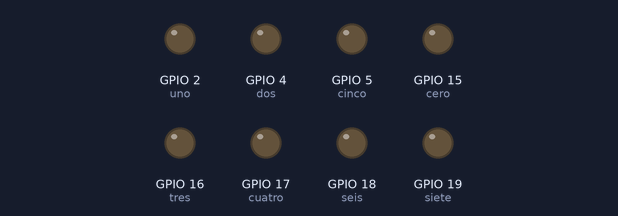
Simulated run of this program. Board: ESP32 board running MicroPython. On the bench: output pins drawn as LEDs (lit = HIGH).

Above: at 0.05 s.
At 0.45 s:
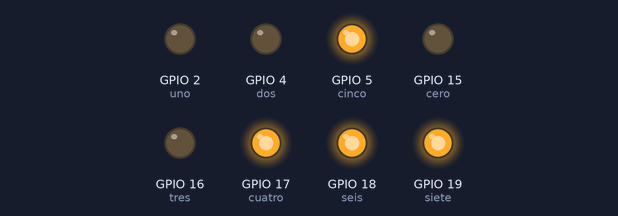
At 0.75 s:
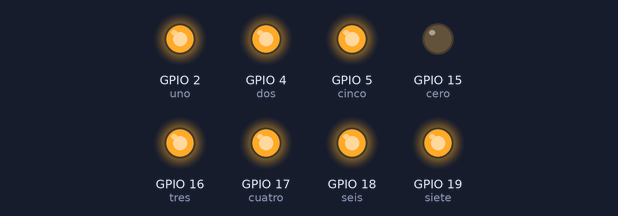
At 1.45 s:
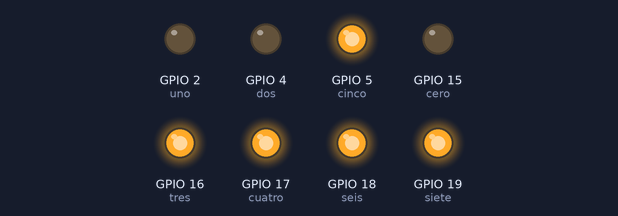
At 2.15 s:
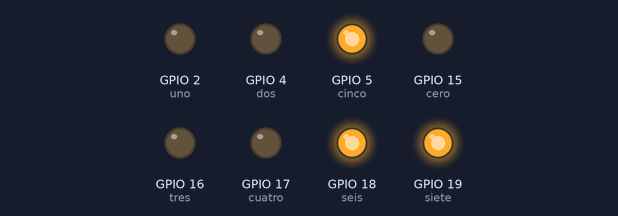
At 2.85 s:
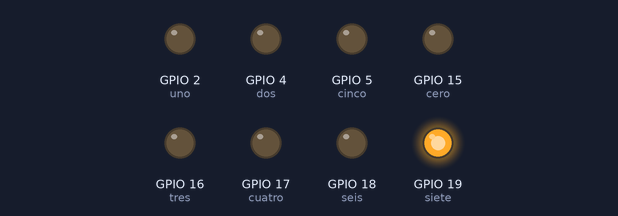
Timing chart, 0 to 3.1 s (numbered marks = the images above):
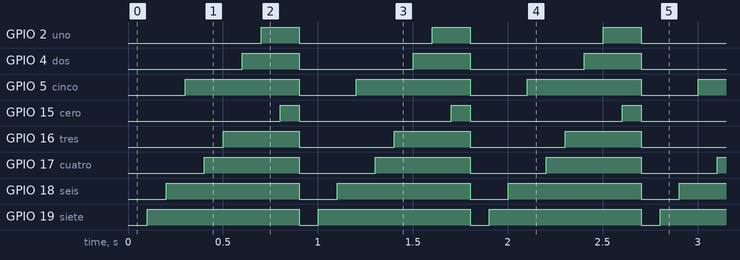

The program:

ledsfunciones.py
```python
from machine import Pin
import utime

cero = Pin(15, Pin.OUT)
uno = Pin(2, Pin.OUT)
dos = Pin(4, Pin.OUT)
tres = Pin(16, Pin.OUT)
cuatro = Pin(17, Pin.OUT)
cinco = Pin(5, Pin.OUT)
seis = Pin(18, Pin.OUT)
siete = Pin(19, Pin.OUT)

def leds(a,b,c,d,e,f,g,h):

    cero.value(a)
    uno.value(b)
    dos.value(c)
    tres.value(d)
    cuatro.value(e)
    cinco.value(f)
    seis.value(g)
    siete.value(h)

while True:
    leds(0,0,0,0,0,0,0,0)
    utime.sleep(0.1)
    leds(0,0,0,0,0,0,0,1)
    utime.sleep(0.1)
    leds(0,0,0,0,0,0,1,1)
    utime.sleep(0.1)
    leds(0,0,0,0,0,1,1,1)
    utime.sleep(0.1)
    leds(0,0,0,0,1,1,1,1)
    utime.sleep(0.1)
    leds(0,0,0,1,1,1,1,1)
    utime.sleep(0.1)
    leds(0,0,1,1,1,1,1,1)
    utime.sleep(0.1)
    leds(0,1,1,1,1,1,1,1)
    utime.sleep(0.1)
    leds(1,1,1,1,1,1,1,1)
    utime.sleep(0.1)


if __name__==("__main__"):
    main()
```

Measured:
- by itself, GPIO 2 (uno): alternates HIGH for 0.20 s and LOW for 0.70 s
- by itself, GPIO 4 (dos): alternates HIGH for 0.30 s and LOW for 0.60 s
- by itself, GPIO 5 (cinco): alternates HIGH for 0.60 s and LOW for 0.30 s
- by itself, GPIO 15 (cero): alternates HIGH for 0.10 s and LOW for 0.80 s
- by itself, GPIO 16 (tres): alternates HIGH for 0.40 s and LOW for 0.50 s
- by itself, GPIO 17 (cuatro): alternates HIGH for 0.50 s and LOW for 0.40 s
- by itself, GPIO 18 (seis): alternates HIGH for 0.70 s and LOW for 0.20 s
- by itself, GPIO 19 (siete): alternates HIGH for 0.80 s and LOW for 0.10 s
